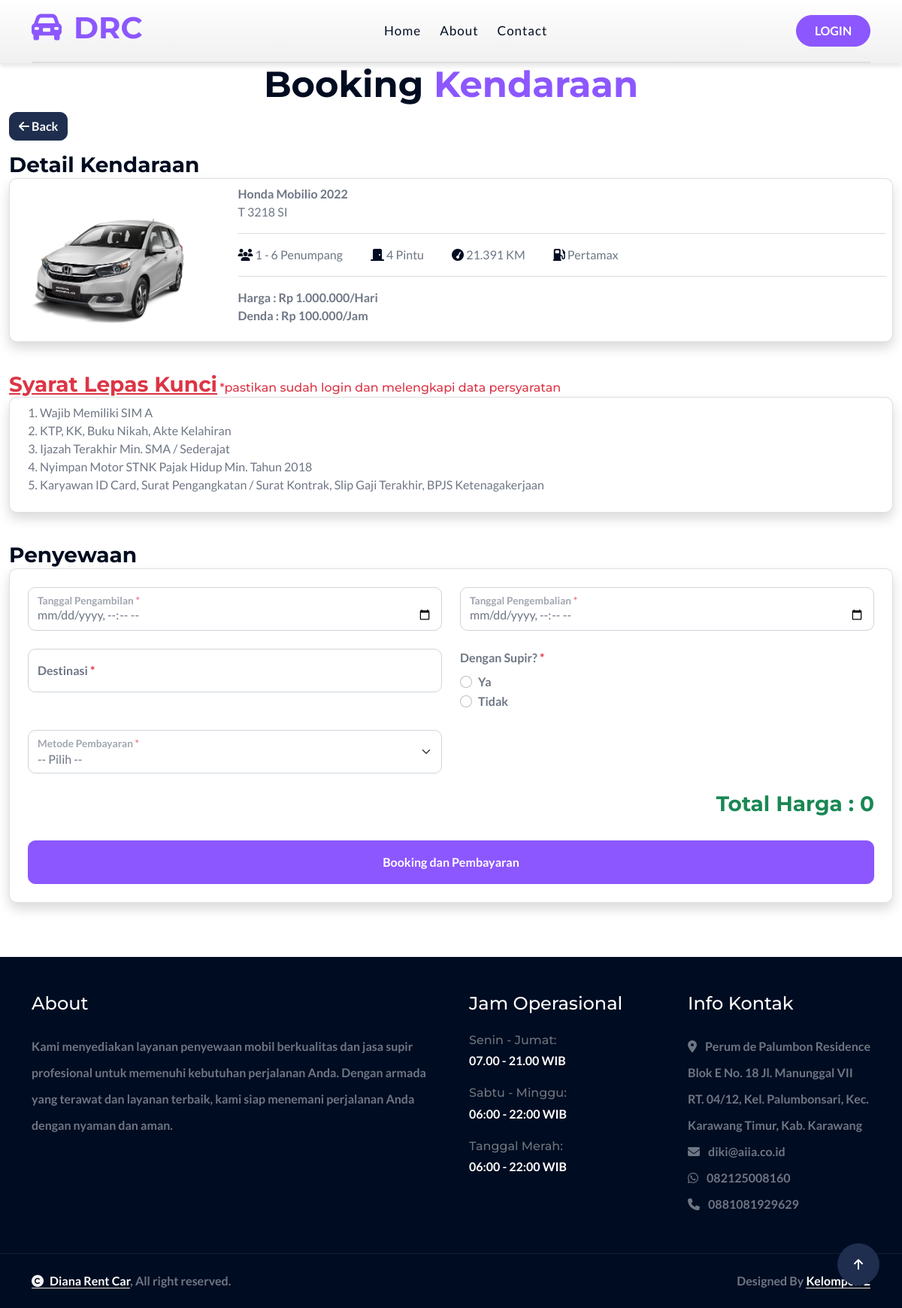
Before: /?views=booking&uuid=c39ad506-79ff-4d9a-8bb0-6c9639a79534 with the older database file.
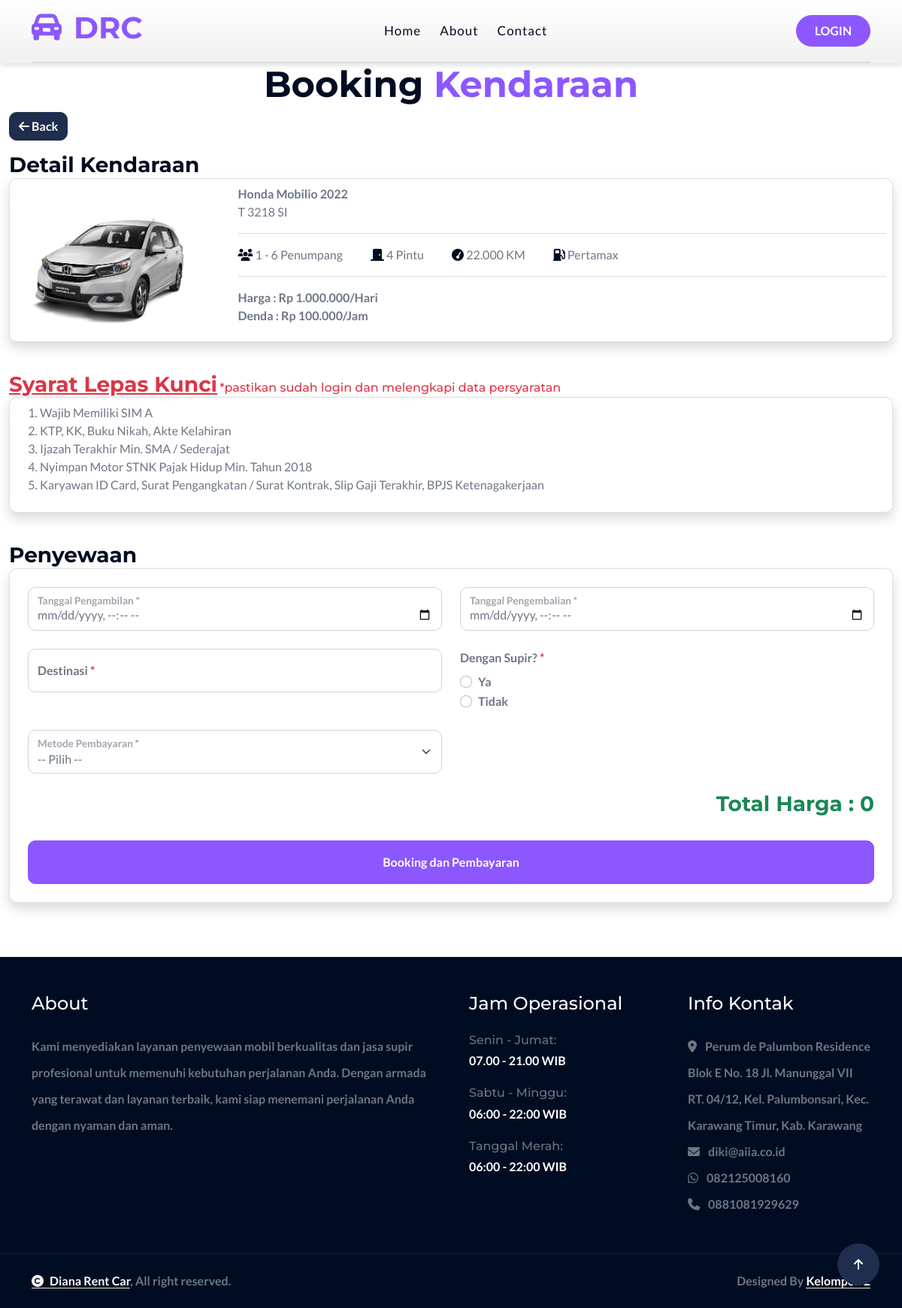
After: the same page with the newer database file.
### tables this page shows
CREATE TABLE IF NOT EXISTS `tm_cars` (
  `id` int NOT NULL AUTO_INCREMENT,
  `uuid` varchar(36) NOT NULL,
  `merk` varchar(100) NOT NULL,
  `tipe` varchar(100) NOT NULL,
  `jumlah_kursi` int NOT NULL,
  `jumlah_pintu` int NOT NULL,
  `warna` varchar(50) NOT NULL,
  `no_plat` varchar(50) NOT NULL,
  `tahun` year NOT NULL,
  `km` int NOT NULL,
  `jenis_bensin` varchar(50) NOT NULL,
  `harga` int NOT NULL DEFAULT (0),
  `denda` int NOT NULL DEFAULT (0),
  `transmisi` varchar(50) NOT NULL,
  `status` varchar(50) NOT NULL,
  `photo` text,
  `created_by` int DEFAULT NULL,
  `updated_by` int DEFAULT NULL,
  `created_at` datetime DEFAULT CURRENT_TIMESTAMP,
  `updated_at` datetime DEFAULT CURRENT_TIMESTAMP ON UPDATE CURRENT_TIMESTAMP,
  PRIMARY KEY (`id`),
  UNIQUE KEY `id` (`id`),
  UNIQUE KEY `uuid` (`uuid`),
  UNIQUE KEY `no_plat` (`no_plat`)
);

### classes/Car.php (called while the page is built, shortened)
<?php
class Car
{
    private $conn;
    private $table = 'tm_cars';
    public function __construct()
    {
        $db = new Database();
        $this->conn = $db->connect();
    }
    public function getDetail($uuid)
    {
        $query = $this->conn->prepare("SELECT * FROM " . $this->table . " WHERE uuid = :uuid");
        $query->execute(['uuid' => $uuid]);
        return $query->fetch(PDO::FETCH_ASSOC);
    }
}

### classes/DatabaseExample.php (called while the page is built, shortened)
<?php
class Database
{
    private $host = 'localhost';
    private $db_name = 'dianarentcar';
    private $username = 'root';
    private $password = '';
    public function connect()
    {
        $this->conn = null;
        try {
            $this->conn = new PDO("mysql:host=" . $this->host . ";dbname=" . $this->db_name, $this->username, $this->password);
            $this->conn->setAttribute(PDO::ATTR_ERRMODE, PDO::ERRMODE_EXCEPTION);
        } catch (PDOException $e) {
            echo "Connection Error: " . $e->getMessage();
        }
        return $this->conn;
    }
}

### classes/Setting.php (called while the page is built, shortened)
<?php
class Setting
{
    private $conn;
    private $table = 'tm_settings';
    public function __construct()
    {
        $db = new Database();
        $this->conn = $db->connect();
    }
    public function getFirstSetting()
    {
        $query = "SELECT * FROM " . $this->table . " LIMIT 1";
        $stmt = $this->conn->query($query);
        return $stmt->fetch(PDO::FETCH_ASSOC);
    }
}

### views/booking.php (the view, shortened to what the changed rows need)
<?php
require_once 'classes/Car.php';
require_once 'classes/Setting.php';
$getCar = new Car();
$getsetting = new Setting();
$uuid = $_GET['uuid'];
$car = $getCar->getDetail($uuid);
$setting = $getsetting->getFirstSetting();
?>
<div class="container-fluid car pb-5">
    <div class="text-center mx-auto wow fadeInUp" data-wow-delay="0.1s" style="max-width: 800px;">
        <h1 class="display-5 text-capitalize">Booking <span class="text-primary">Kendaraan</span></h1>
    </div>
    <div class="wow fadeInUp" data-wow-delay="0.1s">
        <a href="?views=home" class="btn btn-secondary"><i class="fa fa-arrow-left text-white"></i> Back</a>
    </div>
    <div class="row pt-3 wow fadeInUp" data-wow-delay="0.1s">
        <div class="col-md-12 mb-4">
            <h3 style="display: inline;"><b>Detail Kendaraan</b></h3>
            <div class="card p-2 shadow">
                <div class="row wow fadeInUp" data-wow-delay="0.1s">
                    <div class="col-md-3">
                        <div class="categories-img rounded-top text-center">
                            <img src="./assets/uploads/car/<?php echo htmlspecialchars($car['photo']); ?>" class="img-fluid rounded-top car-image" style="height: 200px; object-fit: cover;" alt="<?php echo htmlspecialchars($car['merk']); ?>">
                        </div>
                    </div>
                    <?php
                    function formatRupiah($angka)
                    {
                        return 'Rp ' . number_format($angka, 0, ',', '.');
                    }
                    function formatKm($angka)
                    {
                        return number_format($angka, 0, ',', '.') . ' KM';
                    }
                    ?>
                    <div class="col-md-9">
                        <div class="form-group">
                            <b><?php echo htmlspecialchars($car['merk']); ?> <?php echo htmlspecialchars($car['tipe']); ?> <?php echo htmlspecialchars($car['tahun']); ?></b>
                            <br>
                            <?php echo htmlspecialchars($car['no_plat']); ?>
                        </div>
                        <hr>
                        <div class="form-group">
                            <i class="fa fa-users text-dark"></i> 1 - <?php echo htmlspecialchars($car['jumlah_kursi']); ?> Penumpang &nbsp;&nbsp;&nbsp;&nbsp;&nbsp;&nbsp;&nbsp;&nbsp;&nbsp;&nbsp;
                            <i class="fa fa-door-closed text-dark"></i> <?php echo htmlspecialchars($car['jumlah_pintu']); ?> Pintu &nbsp;&nbsp;&nbsp;&nbsp;&nbsp;&nbsp;&nbsp;&nbsp;&nbsp;&nbsp;
                            <i class="fa fa-tachometer text-dark"></i> <?php echo formatKm($car['km']); ?> &nbsp;&nbsp;&nbsp;&nbsp;&nbsp;&nbsp;&nbsp;&nbsp;&nbsp;&nbsp;
                            <i class="fa-solid fa-gas-pump text-dark"></i> <?php echo htmlspecialchars($car['jenis_bensin']); ?>
                        </div>
                        <hr>
                        <div class="form-group">
                            <b>
                                Harga : <?php echo formatRupiah($car['harga']); ?>/Hari <br>
                                Denda : <?php echo formatRupiah($car['denda']); ?>/Jam
                            </b>
                        </div>
                    </div>
                </div>
            </div>
        </div>
    </div>
    <div class="row pt-3 wow fadeInUp" data-wow-delay="0.1s">
        <div class="col-md-12 mb-4">
            <h3 style="display: inline;" class="text-danger"><b><u>Syarat Lepas Kunci</b></u></h3>
            <h6 style="display: inline;" class="text-danger"> *pastikan sudah login dan melengkapi data persyaratan</h6>
            <div class="card p-2 shadow">
                <div class="row wow fadeInUp" data-wow-delay="0.1s">
                    <div class="col-md-12">
                        <?php echo $setting['agreement_1']; ?>
                    </div>
                </div>
            </div>
        </div>
    </div>
    <div class="row pt-3 wow fadeInUp" data-wow-delay="0.1s">
        <div class="col-md-12 mb-4">
            <h3 style="display: inline;"><b>Penyewaan</h3>
            <div class="card p-2 shadow">
                <div class="row wow fadeInUp" data-wow-delay="0.1s">
                    <div class="col-md-12">
                        <form action="backend/booking/store.php" method="POST">
                            <div class="row g-4 p-3">
                                <div class="col-lg-12 col-xl-6">
                                    <div class="form-floating">
                                        <input type="datetime-local" class="form-control" id="date_start" name="date_start" placeholder="Tanggal Pengambilan" required>
                                        <label for="date_start">Tanggal Pengambilan <span class="text-danger">*</span></label>
                                    </div>
                                </div>
                                <div class="col-lg-12 col-xl-6">
                                    <div class="form-floating">
                                        <input type="datetime-local" class="form-control" id="date_end" name="date_end" placeholder="Tanggal Pengembalian" required>
                                        <label for="date_end">Tanggal Pengembalian <span class="text-danger">*</span></label>
                                    </div>
                                </div>
                                <div class="col-lg-12 col-xl-6">
                                    <div class="form-floating">
                                        <input type="text" class="form-control" id="destination" name="destination" placeholder="Tujuan Kota" required>
                                        <label for="destination">Destinasi <span class="text-danger">*</span></label>
                                    </div>
                                </div>
                                <div class="col-lg-12 col-xl-6">
                                    <label class="form-label">Dengan Supir? <span class="text-danger">*</span></label>
                                    <div class="form-check">
                                        <input class="form-check-input" type="radio" name="is_driver" id="supir_ya" value="Iya" required>
                                        <label class="form-check-label" for="supir_ya">Ya</label>
                                    </div>
                                    <div class="form-check">
                                        <input class="form-check-input" type="radio" name="is_driver" id="supir_tidak" value="Tidak" required>
                                        <label class="form-check-label" for="supir_tidak">Tidak</label>
                                    </div>
                                </div>
                                <div class="col-lg-12 col-xl-6">
                                    <div class="form-floating">
                                        <select name="method" id="method" class="form-select" required onchange="toggleTypeSelect()">
                                            <option value="">-- Pilih --</option>
                                        </select>
                                        <label for="method">Metode Pembayaran <span class="text-danger">*</span></label>
                                    </div>
                                </div>
                                <div class="col-lg-12 col-xl-12">
                                    <div class="d-flex justify-content-end">
                                        <span>
                                            <h3 class="text-success"><b>Total Harga : <span id="total_harga_display">0</span></b></h3>
                                        </span>
                                    </div>
                                </div>
                                <div class="col-12">
                                    <button type="button" class="btn btn-primary w-100 py-3" onclick="validateForm()">
                                        Booking dan Pembayaran
                                    </button>
                                </div>
                            </div>
                        </form>
                    </div>
                </div>
            </div>
        </div>
    </div>
</div>

Changed rows visible on the page:
changed tm_cars "Honda": km "21.391 KM" → "22.000 KM"
